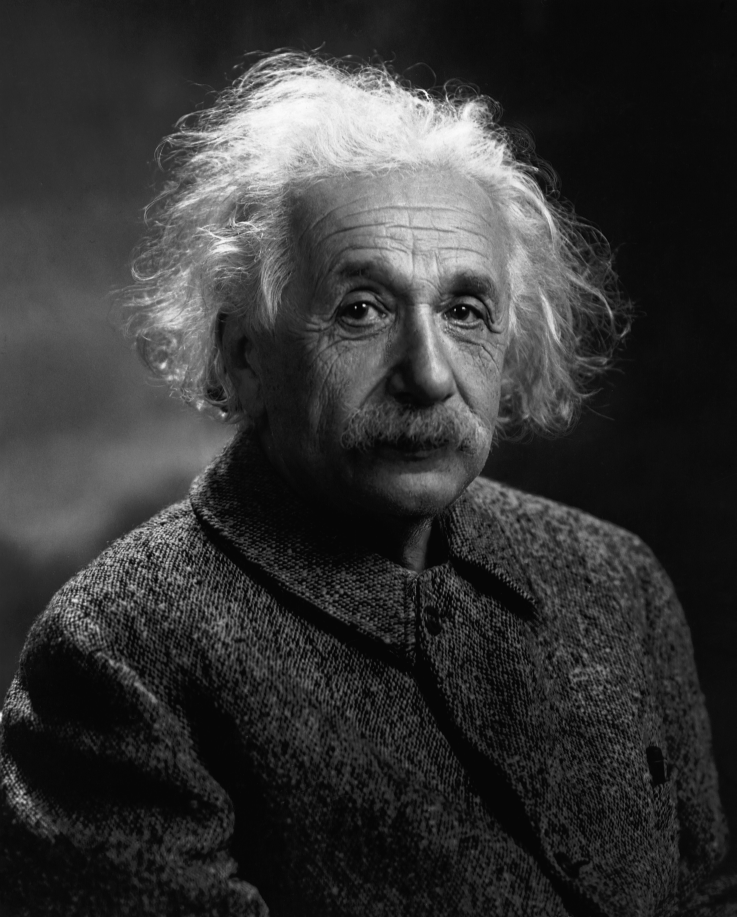
%> input picture Code Matlab/03. Compression/03.2 Compression with FFT - Fast Fourier Transformation/Einstein.png, 2945 x 3668 px (shown at 1/4 size)
$ octave ImageCompressionFFT2.m   (GNU Octave 9; MATLAB toolbox functions it lacks are replaced by stand-ins)
%> lines starting %> are read from the running program, lines starting %| are printed output that depends on the picture
clc,clear,close all
%% Import Picture
Image = imread('Einstein.png');
%> Image is the input picture: size 3668x2945 uint8; min 0, max 255, mean 52.7
Image = double(Image);
%> Image: size 3668x2945 double

%% Plotting Surface
fig1 = figure('Name','Surface Plot');
sp1 = subplot(1,2,1);
colormap(sp1 ,gray)
imshow(uint8(Image))
title('Image')
sp2 = subplot(1,2,2);
surf(Image(:,sort(1:2945, 'descend')),'EdgeColor', 'interp')
colormap(sp2 ,jet)
title('Image as Surface')
colorbar
view([-165,79])

%% Plotting Discrete Fourier Transformation Matrix

F = dftmtx(3668);
figure('Name','DFT Matrix')
hold on
title('DFT Matrix of size 3668 \times 3668')
imshow(real(F))


%% Fourier Transormation
FourImage = fft2(Image);


%% Reducing Data
% Percentages to which we reduce our data
perc = [0.99 0.05 0.01 0.001];

% Fourier Coefficients sorted for finding % of largest
FourOrder = sort(abs(FourImage(:)),'descend');


figure('Name','Reduced Data')
hold on

% Looping percentages
for i = 1:length(perc)
    limit = FourOrder(round(perc(i)*size(FourOrder,1)));
    ind = abs(FourImage)>limit;
    RedFourier = FourImage.*ind;
    RedImage = ifft2(RedFourier);
    subplot(2,4,i)
    imshow(uint8(RedImage));
    title(['Coefficients reduced to ',num2str(perc(i)*100),'%']);
    subplot(2,4,i+4)
    Frame = RedImage(1000:1500,1000:1700);
    imshow(uint8(Frame));
    title(['Coefficients reduced to ',num2str(perc(i)*100),'%']);
end
%> this loop made 4 passes
%> limit on passes 1 to 4: 264.9, 37727.9, 199541.3, 701718.9
%> pass 1, `ind = abs(FourImage)>limit;`:
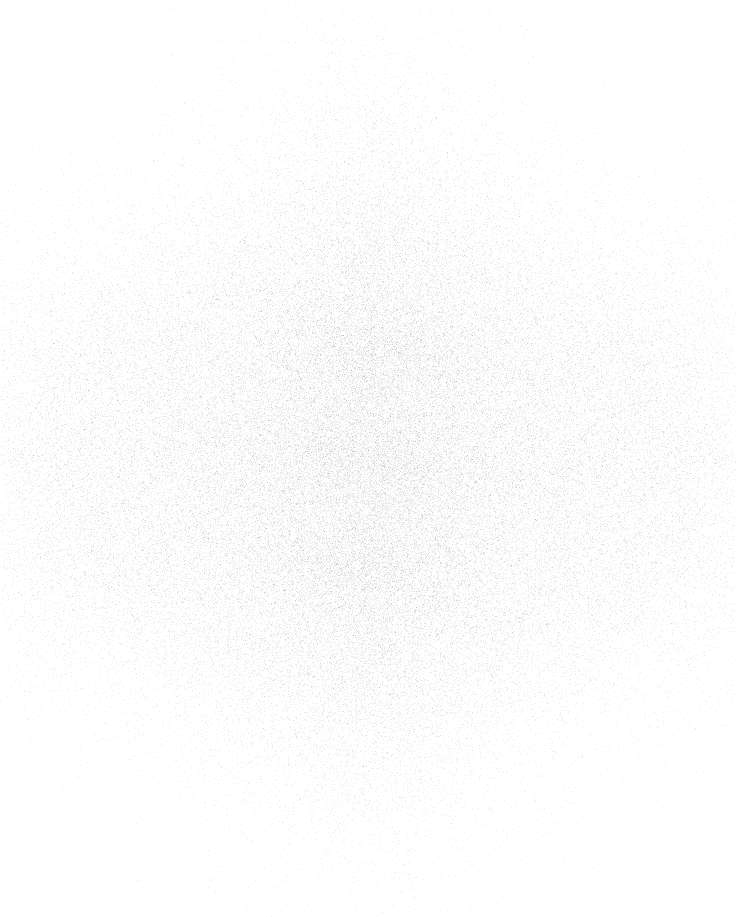
%> ind: size 3668x2945 logical (shown at 1/4 size); 99% white; black in thin lines or dots
%> pass 1, `Frame = RedImage(1000:1500,1000:1700);`:
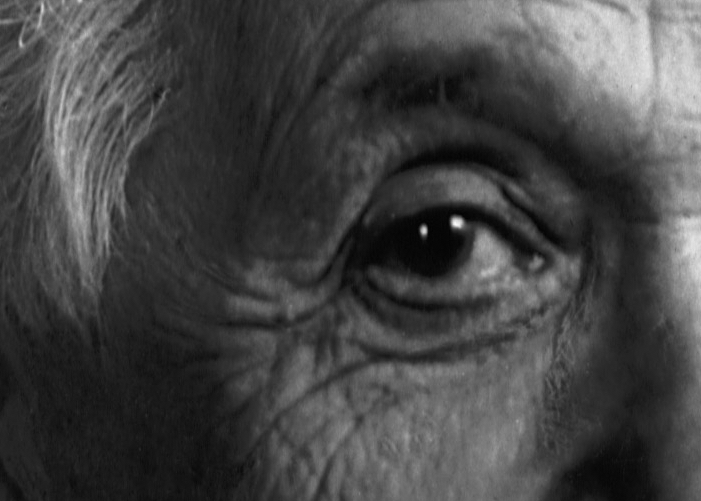
%> Frame: size 501x701 double; min 2.99, max 250, mean 68.4


%% Edge Detecting

modes = [50 500 1000 2000];

figure('Name','Edge Detection')

%> (the run ends here)
